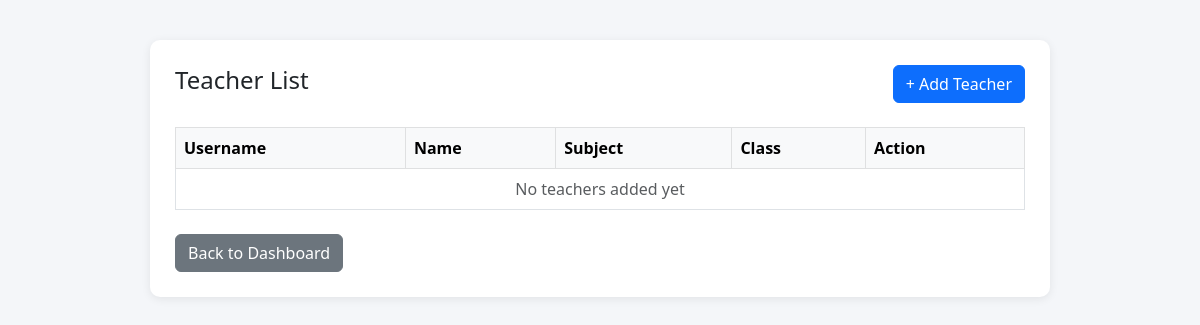
The page /teacher/ (signed in) on the database as committed earlier.
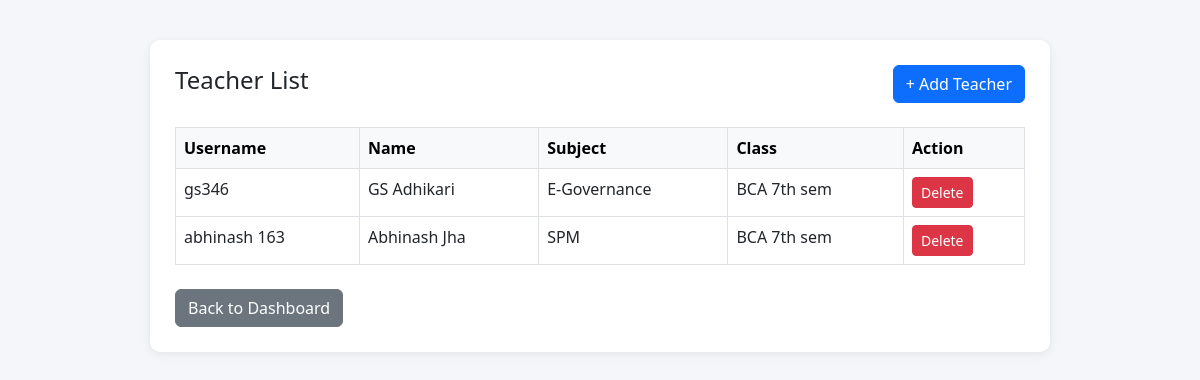
The same page on the database as committed later.
### result/models.py (models this page shows, shortened)
class Teacher(models.Model):
    user = models.OneToOneField(User, on_delete=models.CASCADE)
    subject = models.ForeignKey('Subject', on_delete=models.CASCADE)
    assigned_class = models.ForeignKey('Class', on_delete=models.CASCADE)

class Subject(models.Model):
    class_name = models.ForeignKey(
        Class, on_delete=models.CASCADE, related_name='subjects'
    )
    name = models.CharField(max_length=100)
    subject_code = models.CharField(max_length=20,unique=True, blank=True)
    full_marks = models.PositiveIntegerField(default=100)
    theory_marks = models.PositiveIntegerField(default=60)
    practical_marks = models.PositiveIntegerField(default=40)
    pass_marks = models.PositiveIntegerField(default=40)
    theory_pass_marks = models.PositiveIntegerField(default=24)
    practical_pass_marks = models.PositiveIntegerField(default=15)
    class Meta:
        ordering = ['name']

class Class(models.Model):
    name = models.CharField(max_length=20)
    section = models.CharField(max_length=10, blank=True)
    class Meta:
        verbose_name_plural = "Classes"
        ordering = ['name', 'section']

### result/views.py (the view)
# urls.py: path('teacher/', views.teacher_list, name='teacher_list'),
@login_required(login_url='login')
def teacher_list(request):
    if not request.user.is_staff:
        return redirect('dashboard')
    teachers = Teacher.objects.select_related('user', 'subject', 'assigned_class').all()
    return render(request, 'result/teacher_list.html', {'teachers': teachers})

### result/templates/result/teacher_list.html (shortened to what this page needs)
<!DOCTYPE html>
<html lang="en">
<head>
    <link href="https://cdn.jsdelivr.net/npm/bootstrap@5.3.0/dist/css/bootstrap.min.css" rel="stylesheet">
</head>
<body>
<div class="container">
    <div class="d-flex justify-content-between align-items-center mb-4">
        <h4> Teacher List</h4>
        <a href="{% url 'add_teacher' %}" class="btn btn-primary">+ Add Teacher</a>
    </div>
    <table class="table table-bordered table-hover">
        <thead class="table-light">
            <tr>
                <th>Username</th>
                <th>Name</th>
                <th>Subject</th>
                <th>Class</th>
                <th>Action</th>
            </tr>
        </thead>
        <tbody>
            {% for teacher in teachers %}
            <tr>
                <td>{{ teacher.user.username }}</td>
                <td>{{ teacher.user.first_name }} {{ teacher.user.last_name }}</td>
                <td>{{ teacher.subject.name }}</td>
                <td>{{ teacher.assigned_class.name }}</td>
                <td>
                    <form method="post" action="{% url 'delete_teacher' teacher.pk %}" onsubmit="return confirm('Delete this teacher?')">
                        <button type="submit" class="btn btn-sm btn-danger">Delete</button>
                    </form>
                </td>
            </tr>
            {% empty %}
            <tr>
                <td colspan="5" class="text-center text-muted">No teachers added yet</td>
            </tr>
            {% endfor %}
        </tbody>
    </table>
    <a href="{% url 'dashboard' %}" class="btn btn-secondary mt-2"> Back to Dashboard</a>
</div>
</body>
</html>

Rows that differ between the two databases and show on the page:
added Teacher: user.username "gs346", user.first_name "GS", user.last_name "Adhikari", subject.name "E-Governance", assigned_class.name "BCA 7th sem"
added Teacher: user.username "abhinash 163", user.first_name "Abhinash", user.last_name "Jha", subject.name "SPM", assigned_class.name "BCA 7th sem"
Other text that changed with them:
text no longer shown: "No teachers added yet"
